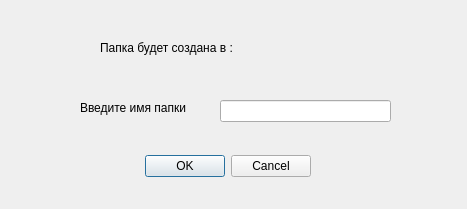
<?xml version="1.0" encoding="UTF-8"?>
<ui version="4.0">
 <class>CreateFolderForm</class>
 <widget class="QDialog" name="CreateFolderForm">
  <property name="geometry">
   <rect>
    <x>0</x>
    <y>0</y>
    <width>467</width>
    <height>209</height>
   </rect>
  </property>
  <property name="windowTitle">
   <string>Dialog</string>
  </property>
  <widget class="QDialogButtonBox" name="buttonBox">
   <property name="geometry">
    <rect>
     <x>140</x>
     <y>150</y>
     <width>171</width>
     <height>32</height>
    </rect>
   </property>
   <property name="orientation">
    <enum>Qt::Horizontal</enum>
   </property>
   <property name="standardButtons">
    <set>QDialogButtonBox::Cancel|QDialogButtonBox::Ok</set>
   </property>
  </widget>
  <widget class="QLabel" name="label">
   <property name="geometry">
    <rect>
     <x>100</x>
     <y>40</y>
     <width>341</width>
     <height>16</height>
    </rect>
   </property>
   <property name="text">
    <string>Папка будет создана в : </string>
   </property>
  </widget>
  <widget class="QLineEdit" name="lineEdit">
   <property name="geometry">
    <rect>
     <x>220</x>
     <y>100</y>
     <width>171</width>
     <height>22</height>
    </rect>
   </property>
  </widget>
  <widget class="QLabel" name="label_2">
   <property name="geometry">
    <rect>
     <x>80</x>
     <y>100</y>
     <width>121</width>
     <height>16</height>
    </rect>
   </property>
   <property name="text">
    <string>Введите имя папки</string>
   </property>
  </widget>
 </widget>
 <resources/>
 <connections>
  <connection>
   <sender>buttonBox</sender>
   <signal>accepted()</signal>
   <receiver>CreateFolderForm</receiver>
   <slot>okButtonClicked()</slot>
   <hints>
    <hint type="sourcelabel">
     <x>295</x>
     <y>170</y>
    </hint>
    <hint type="destinationlabel">
     <x>389</x>
     <y>157</y>
    </hint>
   </hints>
  </connection>
  <connection>
   <sender>buttonBox</sender>
   <signal>rejected()</signal>
   <receiver>CreateFolderForm</receiver>
   <slot>cancelButtonClicked()</slot>
   <hints>
    <hint type="sourcelabel">
     <x>188</x>
     <y>162</y>
    </hint>
    <hint type="destinationlabel">
     <x>89</x>
     <y>159</y>
    </hint>
   </hints>
  </connection>
 </connections>
 <slots>
  <slot>okButtonClicked()</slot>
  <slot>cancelButtonClicked()</slot>
 </slots>
</ui>
